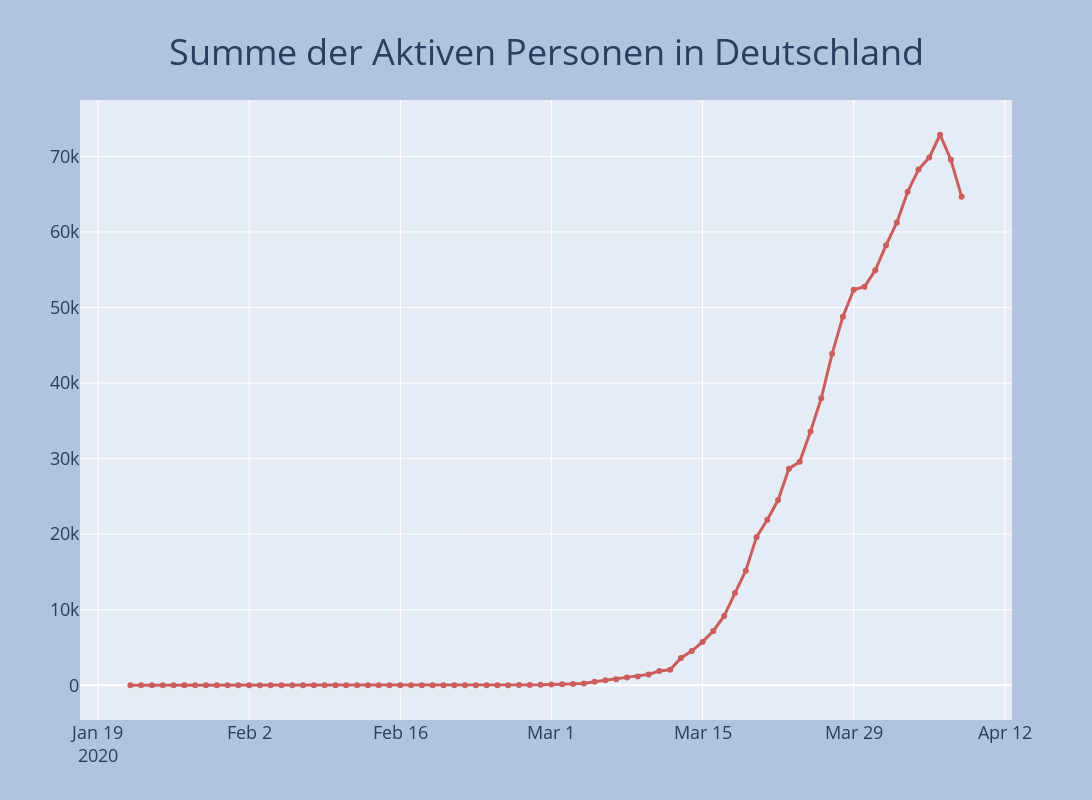

This figure's notebook cell:
### Code cell
fig = go.Figure()
fig.add_trace(go.Scatter(x=df.datum, y=df.aktiv,line=dict(color='indianred', width=3),mode='lines+markers'))
fig = plot_layout(fig, 'Summe der Aktiven Personen in Deutschland')
fig.show()
